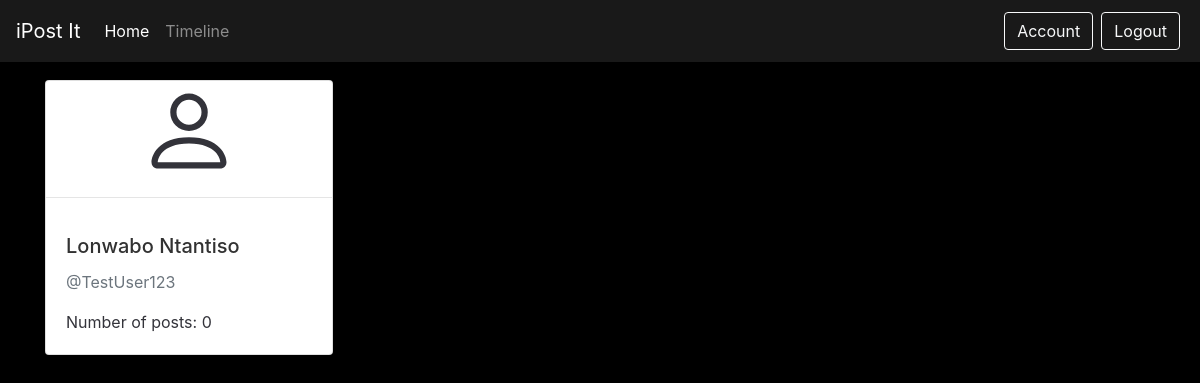
Before: /user_posts/14/ (signed in) with the older database file.
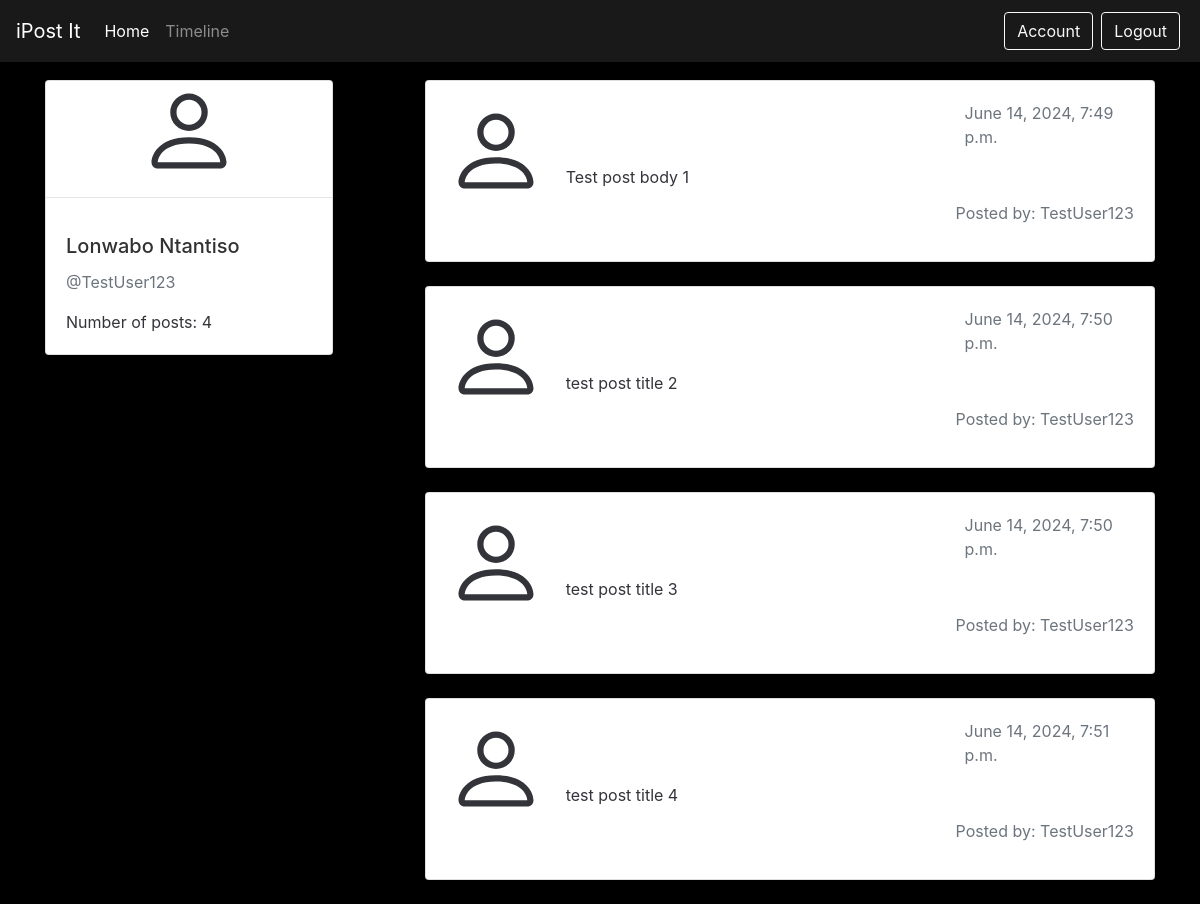
After: the same page with the newer database file.
### post/models.py (models this page shows, shortened)
class PostIt(models.Model):
    post_title = models.CharField(max_length=100)
    post_body = models.CharField(max_length=300)
    posted_date = models.DateTimeField(default=timezone.now)
    posted_by = models.ForeignKey(User,on_delete=models.CASCADE)

### post/views.py (the view)
# urls.py: path('user_posts/<int:user_id>/', views.user_posts, name='user-posts'),
@login_required()
def user_posts(request,user_id):
    posts = PostIt.objects.filter(posted_by=user_id)
    context = {
        'posts': posts,
        'usr': User.objects.filter(id=user_id)[0],
        'number_of_personal_posts': len(posts)
    }
    return render(request, 'post/user_posts.html', context)

### post/templates/post/user_posts.html (shortened to what this page needs)
{% extends "post/main.html" %}
{% block content %}
<div class="container">
    <div class="row">
        <div class="col">
            <div class="card" style="width: 18rem;">
                <div class="d-flex justify-content-center">
                </div>
                <hr>
                <div class="card-body">
                    <h5 class="card-title">{{  usr.first_name }}  {{  usr.last_name }}</h5>
                    <p class="text-muted">@{{ usr.username }} </p>
                    <p class="card-text">Number of posts: {{ number_of_personal_posts }}</p>
                </div>
            </div>
        </div>
        <div class="col-8">
            {% for user_post in posts  %}
            <div class="card mb-4">
                <div class="card-body">
                    <div>
                        <div class="row">
                            <div class="col-2">
                            </div>
                            <div class="col-10">
                                <div class="row">
                                    <div class="col">
                                    </div>
                                    <div class="col-4">
                                        <p class="text-muted">{{user_post.posted_date}}</p>
                                    </div>
                                </div>
                                <p class="card-text">
                                    {{user_post.post_body}}
                                </p>
                            </div>
                        </div>
                        <div class="d-flex justify-content-end">
                            <p class="text-secondary">Posted by: {{ user_post.posted_by }}</p>
                        </div>
                    </div>
                </div>
            </div>
            {% endfor %}
        </div>
    </div>
</div>
{% endblock content %}

### post/templates/post/main.html (shortened to what this page needs)
{% load static %}
<!doctype html>
<html lang="en">
<head>
    <link rel="stylesheet" type="text/css" href="{% static 'post/css/bootstrap.css' %}">
    <link rel="stylesheet" type="text/css" href="{% static 'post/css/base.css' %}">
</head>
<body style="background-color:#000000">
<nav class="navbar navbar-expand-md navbar-dark main-color fixed-top" style="background-color: #191919;">
    <a class="navbar-brand" href="#">iPost It</a>
    <div class="collapse navbar-collapse" id="navbarNav">
        <ul class="navbar-nav">
            {% if user.is_authenticated %}
                <li class="nav-item active">
                    <a class="nav-link" href="{% url 'post-home' %}">Home </a>
                </li>
                <li class="nav-item">
                    <a class="nav-link" href="{% url 'post-timeline' %}">Timeline</a>
                </li>
            {% else  %}
                <li class="nav-item">
                    <a class="nav-link" href="{% url 'post-about' %}">About</a>
                </li>
            {% endif %}
        </ul>
        <ul class="navbar-nav ml-auto">
            {% if user.is_authenticated %}
            <li class="nav-item m-1">
                <a type="button" class="btn btn-outline-light" href="{% url 'post-account' %}">Account</a>
            </li>
           <li class="nav-item m-1"> <form action="{% url 'logout' %}" method="post"> {% csrf_token %} <button type="submit" class="btn btn-outline-light">Logout</button> </form> </li>
            {% endif %}
        </ul>
    </div>
</nav>
{% block content %}{% endblock %}
</body>
</html>

### post/static/post/css/base.css (style rules this page uses)
body { background: #fafafa; color: #33333a; margin-top: 5rem; }
h1, h2, h3, h4, h5, h6 { color: #323232; }
.main-color { background-color: #0e76a8 ; }

Changed rows visible on the page:
added PostIt: posted_date "June 14, 2024, 7:49 p.m.", post_body "Test post body 1", posted_by "TestUser123"
added PostIt: posted_date "June 14, 2024, 7:50 p.m.", post_body "test post title 2", posted_by "TestUser123"
added PostIt: posted_date "June 14, 2024, 7:50 p.m.", post_body "test post title 3", posted_by "TestUser123"
added PostIt: posted_date "June 14, 2024, 7:51 p.m.", post_body "test post title 4", posted_by "TestUser123"
Other visible differences:
{{ number_of_personal_posts }}: "0" → "4"
